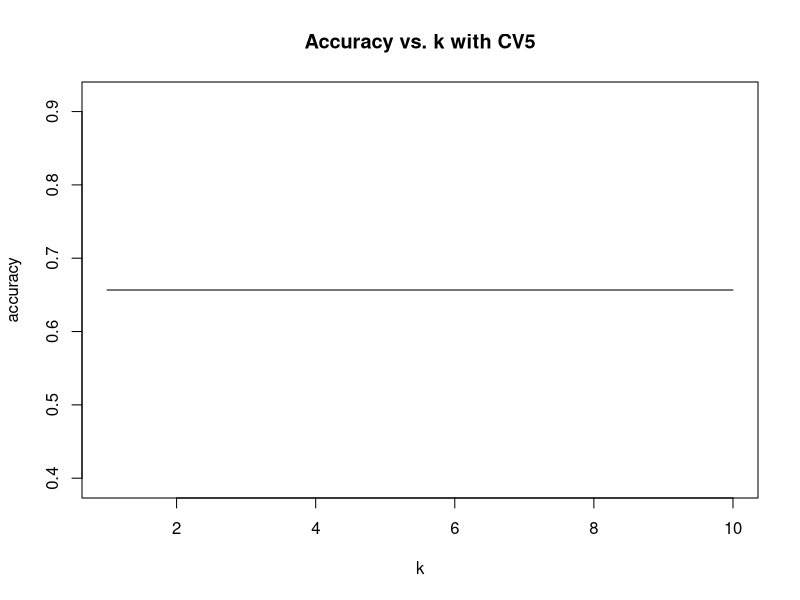

Source code (R):
###### Setting Up ######
Sys.setLanguage(lang = "en")
library(MASS)
library(class)
library(tidyverse)
library(caret)
library(car)

Train = read.csv("datasets/train.csv")
Val = read.csv("datasets/val.csv")
xnams = dput(colnames(train)[colnames(train) != "Class"])

###### KNN ######

#### Find Optimal K ####
# 5 Folds
set.seed(1)
folds = createFolds(Train[,"Class"], k = 5, list = T, returnTrain = F)
table.accuracy = data.frame(k = 1:10)
for (k in 1:10){
  
  accu = 0
  for(f in 1:5){
    # split test/val
    ind = folds[[f]]
    train = Train[-ind,]
    val = Train[ind,]
    
    # run knn.cv
    knn.pred = knn(train = train[,xnams],
                   test = val[,xnams],
                   cl = train[,"Class"],
                   k = k)
    curr_accu = mean(knn.pred == val[,"Class"])
    accu = accu + curr_accu
  }
  
  table.accuracy$accuracy[table.accuracy$k == k] = accu/5
  
}

table.accuracy # k = 5

# plot accuracy vs. k
with(table.accuracy, plot(k, accuracy, type = 'l',
                          main = "Accuracy vs. k with CV5"))

#### Apply to Validation ####

knn.5 = knn(train = Train[,xnams],
            test = Val[,xnams],
            cl = Train[, "Class"],
            k = 5)
mean(knn.5 == Val[,"Class"])

# Confusion Matrix
knn5_conf_matrix = confusionMatrix(data = as.factor(knn.5),
                                   reference = as.factor(Val[,"Class"]))
print(knn5_conf_matrix) # Accuracy: 0.9786 (0.9387, 0.9956)

